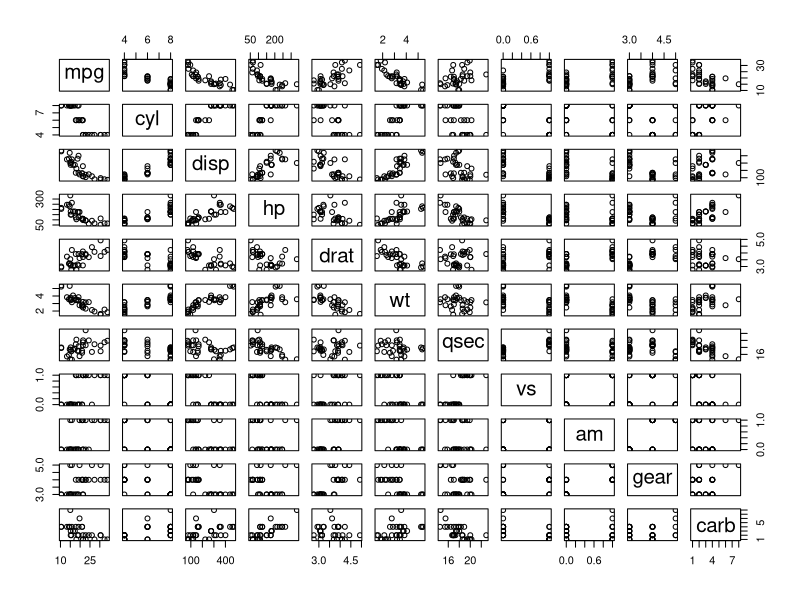
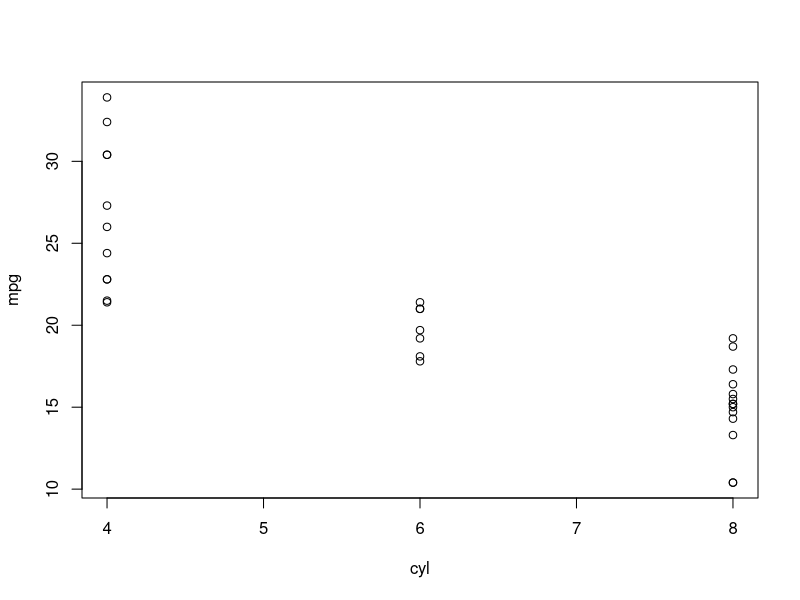
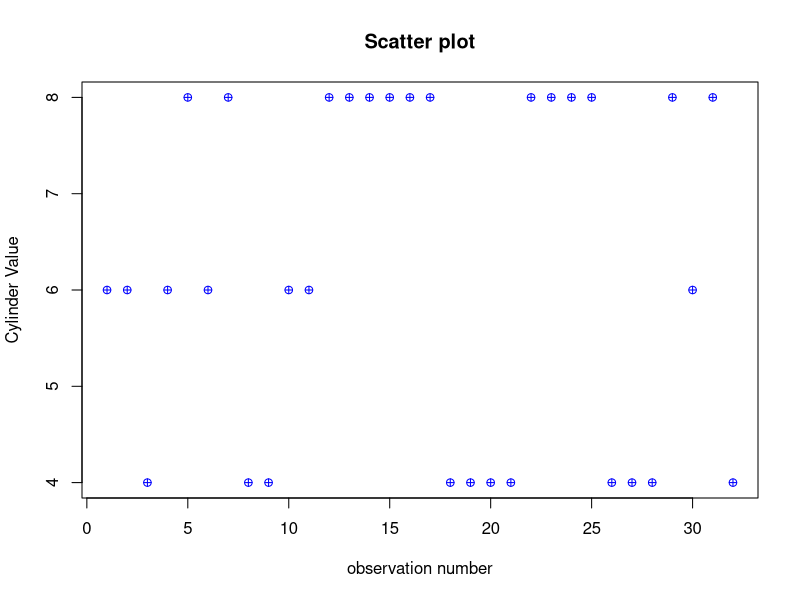
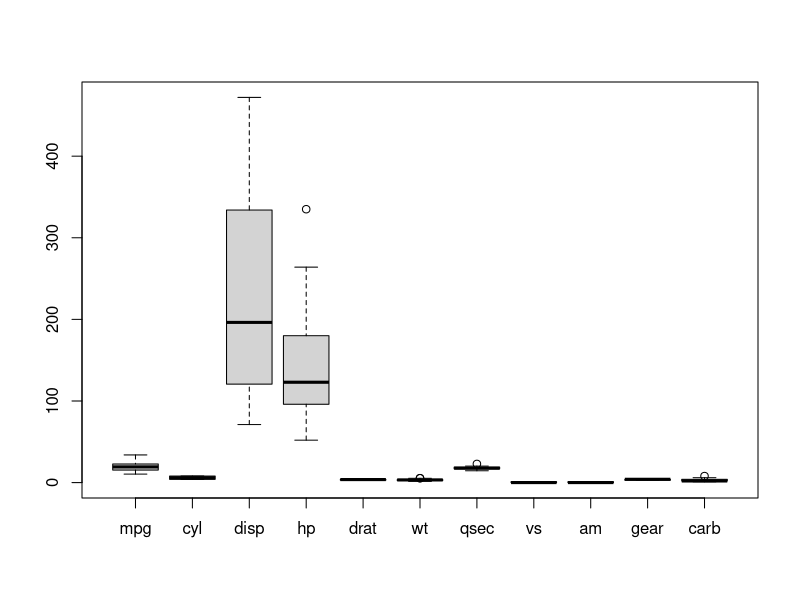
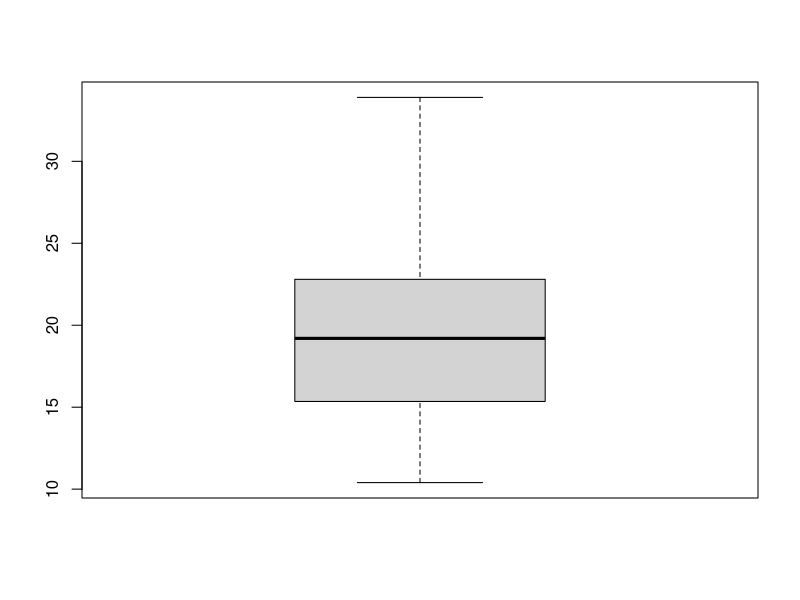
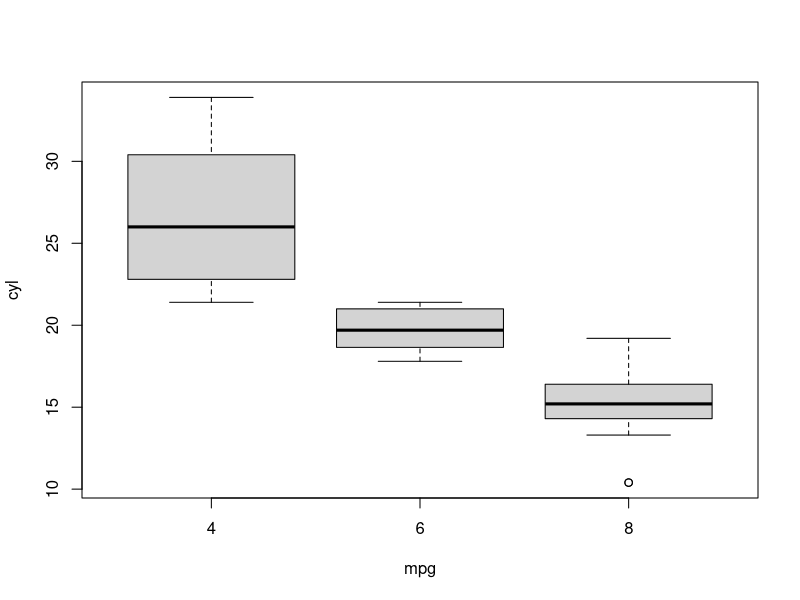
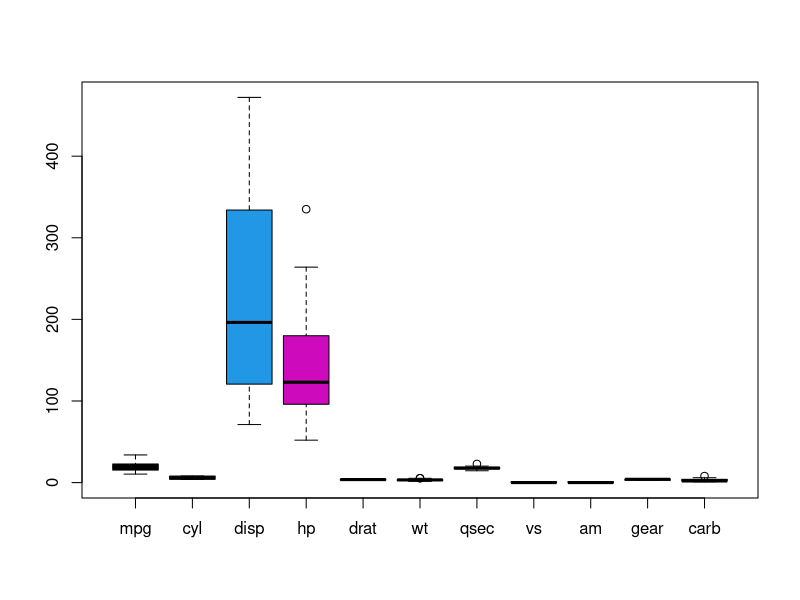
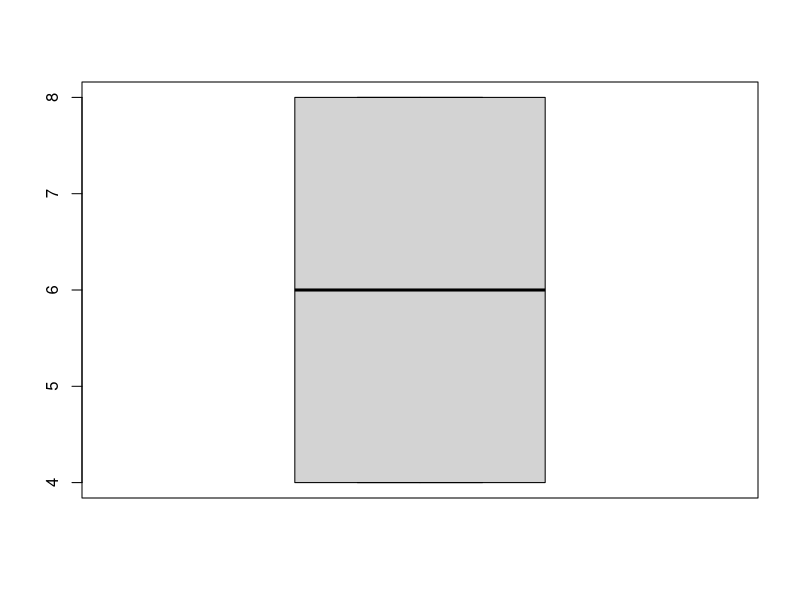

Here is the R script that generated these plots, in order:
# Handling the data
# Load the mtcars dataset
data("mtcars")
# View the mtcars dataset
View(mtcars)
# Dimensions of the mtcars dataset
dim(mtcars)
# Display the first few rows of the mtcars dataset
head(mtcars)
# Display the last few rows of the mtcars dataset
tail(mtcars)
# Column names of the mtcars dataset
colnames(mtcars)
# Number of Missing Values in each column of the mtcars dataset
colSums(is.na(mtcars))
# Structure of the mtcars dataset
str(mtcars)
# Summary statistics of the mtcars dataset
summary(mtcars)
# Summary statistics of the "mpg" column in the mtcars dataset
summary(mtcars$mpg)
# Summary statistics of the "wt" column in the mtcars dataset
summary(mtcars$wt)

# DESCRIPTIVE STATISTICS
# Check for duplicated rows in the mtcars dataset
duplicated(mtcars)
# Calculate the mean of the 'mpg' column in the mtcars dataset
mean(mtcars$mpg)
# Calculate the median of the 'mpg' column in the mtcars dataset
median(mtcars$mpg)
# Calculate the variance of the 'mpg' column in the mtcars dataset
var(mtcars$mpg)
# Calculate various quantiles (25%, 50%, and 75%) of the 'mpg' column in the mtcars dataset
quantile(mtcars$mpg)
# Calculate the range (minimum and maximum) of the 'mpg' column in the mtcars dataset
range(mtcars$mpg)
# Calculate the standard deviation of the 'mpg' column in the mtcars dataset
sd(mtcars$mpg)
# Calculate the interquartile range (IQR) of the 'mpg' column in the mtcars dataset
IQR(mtcars$mpg)
# Calculate the Pearson correlation matrix for all columns in the mtcars dataset
cor(mtcars, mtcars, method = "pearson", use = "complete.obs")
# Perform a Pearson correlation test between 'mpg' and 'cyl' columns in the mtcars dataset
cor.test(mtcars$mpg, mtcars$cyl, method = "pearson", use = "complete.obs")

#Visualize the data
install.packages("ggplot2")
library(ggplot2)
plot(mtcars)

plot(mpg~ cyl,mtcars)
plot(mtcars$cyl, xlab="observation number", ylab="Cylinder Value", pch=10, col="Blue", main="Scatter plot")
boxplot(mtcars)
boxplot(mtcars$mpg)
boxplot(mpg ~ cyl,mtcars,xlab="mpg",ylab="cyl")
palette()
boxplot(mtcars, cyl ~ disp, col=c(1,2,4,6,8))
boxplot(mtcars$cyl)
par(mfrow=c(1,2))
hist(mtcars$disp)
with(mtcars,hist(disp))
par(mfrow=c(1,1))

# Subsetting in R
mtcars[[1]]
mtcars[[1]][[2]]
mtcars$mpg
mtcarsq <- subset(mtcars, hp < 100, select = c(mpg, cyl))
print(mtcarsq)

# Filter or Subsetting rows in R using dplyr
library(dplyr)
#group_by()
select(mtcars, -(mpg:cyl))
select(mtcars, ends_with("T"))
print(filter(mtcars,cyl=="8"))
print(filter(mtcars,cyl==8 & hp > 100))
print(filter(mtcars,cyl==8 | hp > 100))
mtcars %>% slice_head(n = 5)
mtcars %>% slice_tail(n = 5)
mtcars %>% slice_max(cyl, n = 5)
mtcars %>% slice_min(cyl, n = 5)
print(sample_frac(mtcars, 0.2))
print(sample_frac(mtcars, 0.5))